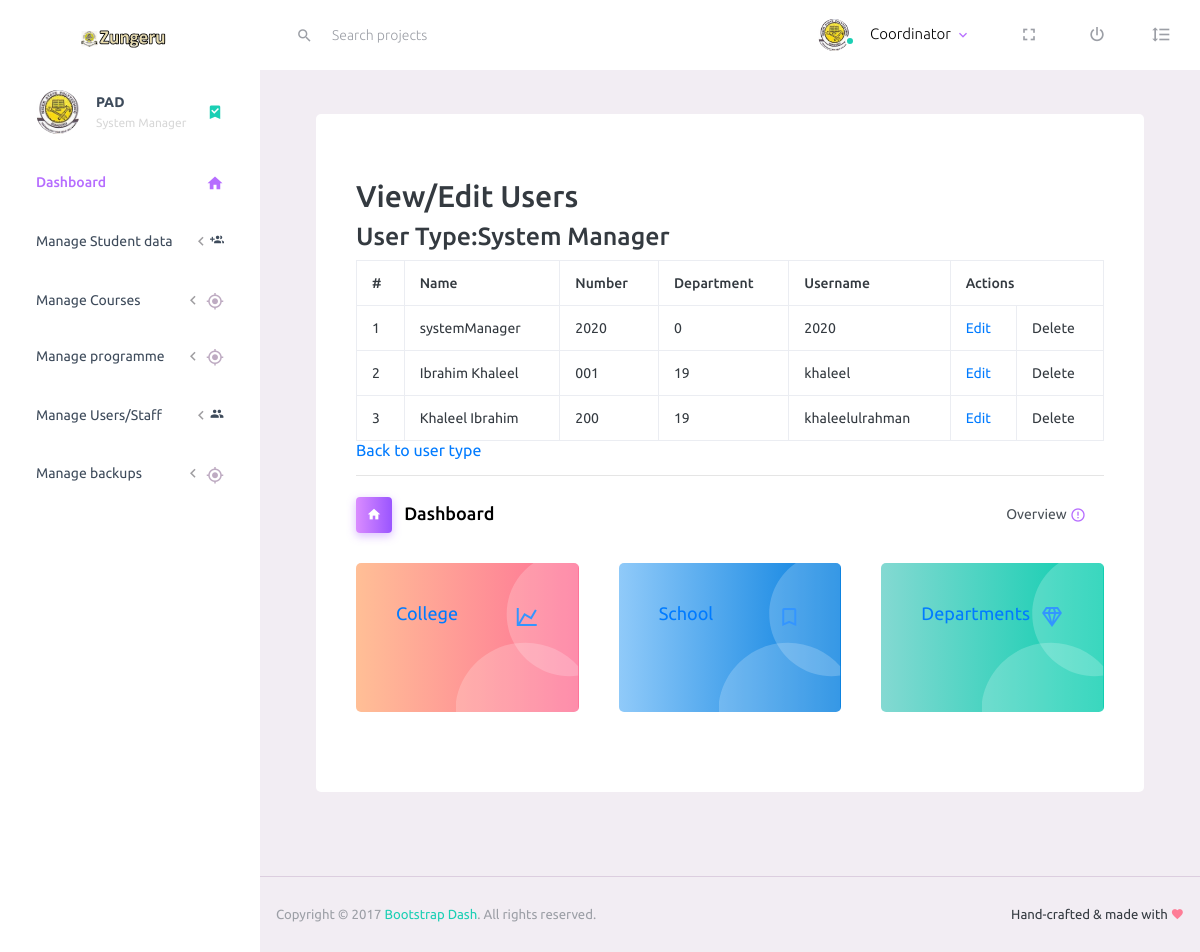
Page /RCS/RMSZ/smanage.php?tusers=System Manager&utid=2 (signed in) on the committed database.
### tables this page shows
CREATE TABLE `staff` (
  `id` int(11) NOT NULL AUTO_INCREMENT,
  `names` varchar(100) NOT NULL,
  `number` varchar(50) NOT NULL,
  `contact` varchar(15) NOT NULL,
  `dept_id` int(11) NOT NULL,
  PRIMARY KEY (`id`),
  UNIQUE KEY `number` (`number`)
);

CREATE TABLE `logintbl` (
  `id` int(11) NOT NULL AUTO_INCREMENT,
  `username` varchar(255) NOT NULL,
  `password` varchar(2810) NOT NULL,
  `progs` varchar(255) NOT NULL,
  `t_user` int(11) NOT NULL,
  `status` varchar(11) NOT NULL,
  PRIMARY KEY (`id`),
  UNIQUE KEY `username` (`username`,`password`)
);

### RCS/RMSZ/detail_staff_user.php (the view, shortened to what this page needs)
<h3>User Type:<?php echo $_GET['tusers'];?></h3>
<form name="form1" action="" method="post">
<table class="table table-bordered">
<thead>
<tr>
<th>#</th>
<th>Name</th>
<th>Number</th>
<th>Department</th>
<th>Username</th>
<th colspan="2">Actions</th>
</tr>
</thead>
<tbody>
<?php
if( $_GET['tusers']!=="Student"){
$q =mysqli_query($logs,
 "SELECT s.names, s.number, s.contact, s.dept_id, l.username, l.id as logid
FROM staff s, logintbl l
WHERE s.number = l.status &&  l.t_user ='".$_GET['utid']."'")
or die(mysqli_error($logs));
}else{
    $q =mysqli_query($logs,
 "SELECT s.names, s.matno as number, s.prog_id as dept_id, l.matric_no as username, l.id as logid
FROM `studentsnm` s, `students_log` l
WHERE s.matno = l.matric_no")
or die(mysqli_error($logs));
}
$ii = 0;
while($usres = mysqli_fetch_assoc($q)){
    $ii++;
?>
<tr>
<td><?php echo $ii;?></td>
<td><?php echo $usres['names'];?></td>
<td><?php echo $usres['number'];?></td>
<td><?php echo $usres['dept_id'];?></td>
<td><?php echo $usres['username'];?></td>
<?php $tuserss = $_GET['tusers'];
$tuserss = preg_replace("/[^a-zA-Z]/", "", $tuserss);
?>
<td><a href="javascript:void(0);"
NAME="My Window Name" title="Change Password"
onClick=window.open("useredit.php?id=<?php echo $usres['logid'].'&utyp='.$tuserss;?>","Ratting","width=550,height=170,0,status=0");>Edit</a></td>
<td>Delete</td>
</tr>
<?php }?>
</table>
<a href="smanage_link.php?edituser_staff">Back to user type</a>
<br>
<hr>

### rows in the picture
staff: names "systemManager", number "2020", dept "0", logintbl.username "2020"
staff: names "Ibrahim Khaleel", number "001", dept "19", logintbl.username "khaleel"
staff: names "Khaleel Ibrahim", number "200", dept "19", logintbl.username "khaleelulrahman"

### other values in the picture
$_SESSION['MM_Usernames'] "Coordinator"
$departmentcode "PAD"
$_GET['tusers'] "System Manager"
